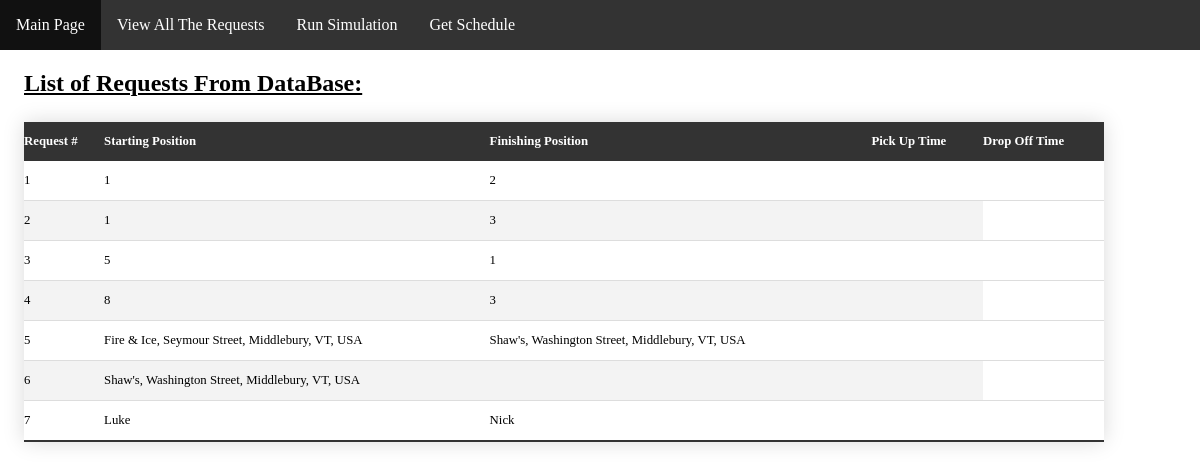
Page /website/RequestPage.html on the committed database.
### website/models.py (models this page shows)
class Ride(models.Model):
    origin = models.CharField(max_length=64)
    destination = models.CharField(max_length=64)

### website/views.py (the view)
# urls.py: path("RequestPage.html", views.requestPage, name="requestPage"),
def requestPage(request):
        return render(request, "website/RequestPage.html", {
            "Rides" : Ride.objects.all()
        })

### website/templates/website/RequestPage.html (shortened to what this page needs)
<!DOCTYPE html>
<html>
<head>
    {% load static %}
	<link rel="stylesheet" href="{% static 'DispatcherStyle.css'%}">
</head>
<body>
    <ul>
        <li><a href="MainPage.html">Main Page</a></li>
        <li><a href="RequestPage.html">View All The Requests</a></li>
        <li><a href="simulation.html">Run Simulation</a></li>
        <li><a href="#Arrange">Get Schedule</a></li>
      </ul>
    <h2>List of Requests From DataBase:</h2>
    <table class = "tableContent" id="table">
        <thead>
            <th>Request #</th>
            <th>Starting Position</th>
            <th>Finishing Position</th>
            <th>Pick Up Time</th>
            <th>Drop Off Time</th>
        </thead>
        {% for Ride in Rides %}
    <tr>
        <td></td>
        <td>{{ Ride.origin }}</td>
        <td>{{ Ride.destination }}</td>
        <td>{{ Ride.pickTime }}</td>
    </tr>
    {% endfor %}
    </table>
</body>
</html>

### website/static/DispatcherStyle.css (style rules this page uses)
body { width: 100%; height: 100%; margin: 0px; padding: 0px; overflow-x: hidden; }
ul { list-style-type: none; margin: 0; padding: 0; overflow: hidden; background-color: #333333; }
li { float: left; }
li a { display: block; color: white; text-align: center; padding: 16px; text-decoration: none; }

### website/templates/website/RequestPage.html (style rules this page uses)
.tableContent { width: 90%; margin:25px 0; margin-left: 2%; border-collapse:collapse; font-family: "Monaco"; font-size: 0.8em; min-width: 400px; box-shadow: 0 0 20px rgba(0, 0, 0, 0.15); }
.tableContent th, .tableContent td { text-align: left; padding: 12px 0px; }
.tableContent tbody tr { border-bottom: 1px solid #dddddd; }
.tableContent tbody tr:nth-of-type(even) { background-color: #f3f3f3; }
.tableContent tbody tr:last-of-type { border-bottom: 2px solid #333333; }
h2 { margin-left: 2%; font-family: "Monaco"; text-decoration: underline; }

### rows in the picture
Ride: origin "1", destination "2"
Ride: origin "1", destination "3"
Ride: origin "5", destination "1"
Ride: origin "8", destination "3"
Ride: origin "Fire & Ice, Seymour Street, Middlebury, VT, USA", destination "Shaw's, Washington Street, Middlebury, VT, USA"
Ride: origin "Shaw's, Washington Street, Middlebury, VT, USA"
Ride: origin "Luke", destination "Nick"
